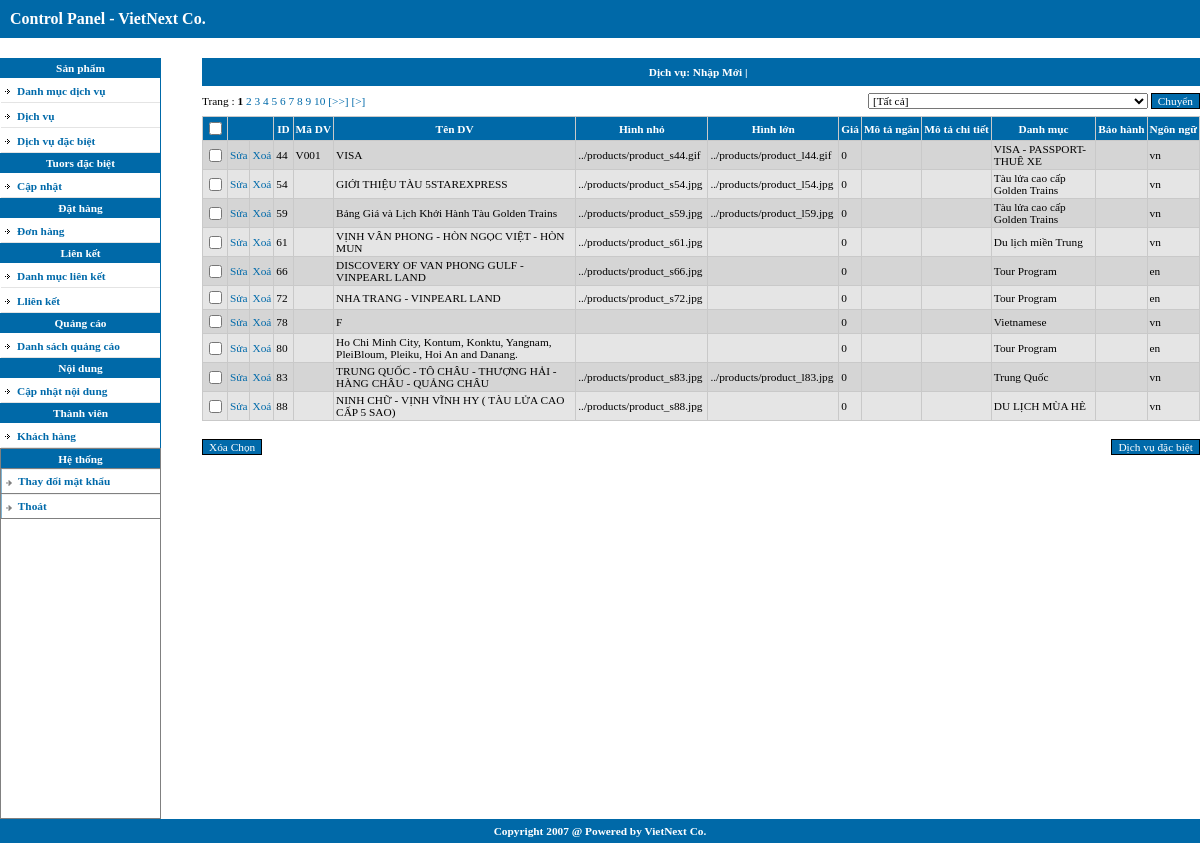
Page /admin/?act=product (signed in) on the committed database.
### tables this page shows
CREATE TABLE `products` (
  `products_id` int(11) NOT NULL auto_increment,
  `products_code` varchar(20) default NULL,
  `products_name` varchar(255) NOT NULL default '',
  `products_image` varchar(64) default NULL,
  `products_image_large` varchar(64) default NULL,
  `products_price` decimal(15,0) NOT NULL default '0',
  `products_date_added` datetime NOT NULL default '0000-00-00 00:00:00',
  `products_date_modified` datetime default NULL,
  `products_status` tinyint(3) NOT NULL default '0',
  `products_ordered` int(11) NOT NULL default '0',
  `products_include` text,
  `products_shortdescription` text,
  `products_description` longtext,
  `categories_id` int(11) NOT NULL default '0',
  `providers_id` int(11) default NULL,
  `donvi_id` varchar(50) default NULL,
  `language` varchar(4) default NULL,
  `products_baohanh` varchar(20) default NULL,
  `products_ungdung` longtext,
  PRIMARY KEY  (`products_id`)
);

CREATE TABLE `categories` (
  `categories_id` int(11) NOT NULL auto_increment,
  `categories_name` varchar(60) NOT NULL default '',
  `categories_image` varchar(64) default NULL,
  `parent_id` int(11) NOT NULL default '0',
  `sort_order` int(3) NOT NULL default '0',
  `categories_notsub` int(11) default '0',
  `categories_status` tinyint(3) NOT NULL default '0',
  `date_added` datetime NOT NULL default '0000-00-00 00:00:00',
  `last_modified` datetime default NULL,
  `categories_description` text,
  `language` varchar(4) default NULL,
  `categories_shortdescription` text,
  PRIMARY KEY  (`categories_id`)
);

### vn/module/module_func.php (called while the page is built, shortened)
<?
function CountRecord($table,$where="")
{
	global $con;
	$result = mysql_query("select count(*) as cnt from $table where $where",$con);
	$row=@mysql_fetch_assoc($result);
	return $row['cnt'];
}
function count_page($total, $n)
{
	return (int)($total/$n)+1;
}
function GetCategoryInfo($catid)
{
    global $con;
	$result = mysql_query("select * from categories where categories_id=$catid limit 1",$con);
	return @mysql_fetch_assoc($result);
}
function GetProviderInfo($id)
{
    global $con;
	$result = mysql_query("select * from providers where providers_id=$id limit 1",$con);
	return @mysql_fetch_assoc($result);
}
function GetConfig($name)
{
    global $con;
	$result = mysql_query("select * from config where config_name='$name'",$con);
	$row=mysql_fetch_assoc($result);
	return $row['config_value'];
}
?>

### admin/admin_func.php (called while the page is built, shortened)
<?
$MAXPAGE=GetConfig('maxpage');
?>

### admin/admin_product.php (the view, shortened to what this page needs)
<table height="28" cellSpacing="0" cellPadding="0" width="100%" border="0">
      <tr align=center>
        <td class="title" width="100%">D&#7883;ch v&#7909;: <a href="./?act=product_m&page=<? echo $page?>&cat=<? echo $_REQUEST['cat']; ?>"><font class="V10pt" color="#ffffff">Nh&#7853;p M&#7899;i</font></a>&nbsp;| &nbsp
	</td>
      </tr>
    </table>
<?
	$page = $_GET["page"];
	$p=0;
	$where="1=1";
?>
<form method="POST" name="frmList" action="index.php">
<?
function taotrang($total,$link,$nitem,$itemcurrent,$step=10)
{	global $con;
	$ret="";
	$pages=count_page($total,$nitem);
	$from=($itemcurrent-$step>0?$itemcurrent-$step:0);
	$to=($itemcurrent+$step<$pages?$itemcurrent+$step:$pages);
	for ($i=$from;$i<$to;$i++)
	{
		if ($i!=$itemcurrent) $ret.='<a href="'.$link.$i.'" class="lslink">'.($i+1).'</a> ';
		else $ret.='<b>'.($i+1).'</b> ';
	}
	if (($itemcurrent<$pages-2) && ($pages>1)) $ret.='<a title="Ti&#7871;p theo" href="'.$link.($itemcurrent+1).'">[&gt;&gt;]</a> ';
	if ($itemcurrent<$pages-1) $ret.='<a title="Cu&#7889;i cùng" href="'.$link.($pages-1).'">[&gt;]</a>';
	return $ret;
}
	$pageindex=taotrang(CountRecord("products",$where),"./?act=product&cat=".$_REQUEST['cat']."&page=",$MAXPAGE,$page);
?>
<table cellspacing="0" cellpadding="0" width="100%">
<tr>
<td class="smallfont">Trang : <? echo $pageindex; ?></td>
<td height="30" align="right" class="smallfont">
	<select size="1" name="ddCat" class="smallfont">
<?
	echo '<option value="">[T&#7845;t c&#7843;]</option>';
?>
	</select>
	<input type="button" value="Chuy&#7875;n" class="button" onclick="window.location='./?act=product&cat='+ddCat.value">
	</td>
</tr>
</table>
<table border="1" cellpadding="2" style="border-collapse: collapse" bordercolor="#C9C9C9" width="100%" id="AutoNumber1">
  <tr>
    <td align=center nowrap class="title"><input type="checkbox" name="chkall" onclick="chkallClick(this);"></td>
    <td colspan="2" nowrap class="title">&nbsp;</td>
    <td align="center" nowrap class="title"><b>ID</b></td>
    <td align="center" nowrap class="title"><b>Mã DV</b></td>
    <td align="center" nowrap class="title"><b>Tên DV</b></td>
    <td align="center" nowrap class="title"><b>Hình nh&#7887;</b></td>
    <td align="center" nowrap class="title"><b>Hình l&#7899;n</b></td>
    <td align="center" nowrap class="title"><b>Giá</b></td>
    <td align="center" nowrap class="title"><b>Mô t&#7843; ng&#7855;n</b></td>
    <td align="center" nowrap class="title"><b>Mô t&#7843; chi ti&#7871;t</b></td>
    <td align="center" nowrap class="title"><b>Danh m&#7909;c</b></td>
    <td align="center" nowrap class="title"><b>B&#7843;o hành</b></td>
    <td align="center" nowrap class="title"><b>Ngôn ng&#7919;</b></td>
  </tr>
  <?php
           	$sql="select * from products where $where order by products_id limit ".($p*$MAXPAGE).",".$MAXPAGE;
        	$result=mysql_query($sql,$con);
        	$i=0;
           	while(($row=mysql_fetch_array($result)))
			{
			$i++;
			if ($i%2) $color="#d5d5d5"; else $color="#e5e5e5";
			$catinfo=GetCategoryInfo($row['categories_id']);
			$providerinfo=GetProviderInfo($row['providers_id']);
  ?>
  <tr>
    <td align="center" bgcolor="<? echo $color; ?>" class="smallfont">
    <input type="checkbox" name="chk[]" value="<? echo $row['products_id']; ?>"></td>
    <td align="center" bgcolor="<? echo $color; ?>" class="smallfont">
    <a href="./?act=product_m&cat=<? echo $_REQUEST['cat']; ?>&id=<? echo $row['products_id']; ?>&page=<? echo $page?>">S&#7917;a</a></td>
    <td align="center" bgcolor="<? echo $color; ?>" class="smallfont">
    <a onclick="return confirm('B&#7841;n có ch&#7855;c ch&#7855;n mu&#7889;n xoá ?');" href="./?act=product&action=del&cat=<? echo $_REQUEST['cat']; ?>&id=<? echo $row['products_id']; ?>">Xoá</a></td>
    <td bgcolor="<? echo $color; ?>" align="left" align="left" class="smallfont"><? echo $row['products_id']; ?>&nbsp;</td>
    <td bgcolor="<? echo $color; ?>" class="smallfont"><? echo $row['products_code']; ?>&nbsp;</td>
    <td bgcolor="<? echo $color; ?>" class="smallfont"><? echo $row['products_name']; ?>&nbsp;</td>
    <td bgcolor="<? echo $color; ?>" class="smallfont"><? echo $row['products_image']; ?>&nbsp;</td>
    <td bgcolor="<? echo $color; ?>" class="smallfont"><? echo $row['products_image_large']; ?>&nbsp;</td>
    <td bgcolor="<? echo $color; ?>" class="smallfont"><? echo $row['products_price']; ?>&nbsp;</td>
    <td bgcolor="<? echo $color; ?>" class="smallfont"><?  ?>&nbsp;</td>
    <td bgcolor="<? echo $color; ?>" class="smallfont"><?  ?>&nbsp;</td>
    <td bgcolor="<? echo $color; ?>" class="smallfont"><? echo $catinfo['categories_name']; ?>&nbsp;</td>
    <td bgcolor="<? echo $color; ?>" class="smallfont"><? echo $row['products_baohanh']; ?>&nbsp;</td>
    <td bgcolor="<? echo $color; ?>" class="smallfont"><? echo $row['language']; ?>&nbsp;</td>
  </tr>
  <?
              	}
  ?>
</table>
&nbsp;<input type="hidden" name="act" value="product"><table border="0" width="100%" cellspacing="0" cellpadding="0" id="table1">
	<tr>
		<td>
<input type="submit" value="Xóa Ch&#7885;n" name="ButDel" onclick="return confirm('B&#7841;n có ch&#7855;c ch&#7855;n mu&#7889;n xoá ?');" class="button"></td>
		<td align="right"><input type="submit" value="D&#7883;ch v&#7909; m&#7899;i" name="ButNew" class="button" style="display: none;">
		<input type="submit" value="D&#7883;ch v&#7909; &#273;&#7863;c bi&#7879;t" name="ButGood" class="button">
</td>
	</tr>
</table>
</form>

### rows in the picture
products: products_id "44", products_code "V001", products_name "VISA", products_image "../products/product_s44.gif", products_image_large "../products/product_l44.gif", products_price "0", categories.categories_name "VISA - PASSPORT- THUÊ XE", language "vn"
products: products_id "54", products_name "GIỚI THIỆU TÀU 5STAREXPRESS", products_image "../products/product_s54.jpg", products_image_large "../products/product_l54.jpg", products_price "0", categories.categories_name "Tàu lửa cao cấp Golden Trains", language "vn"
products: products_id "59", products_name "Bảng Giá và Lịch Khởi Hành Tàu Golden Trains", products_image "../products/product_s59.jpg", products_image_large "../products/product_l59.jpg", products_price "0", categories.categories_name "Tàu lửa cao cấp Golden Trains", language "vn"
products: products_id "61", products_name "VỊNH VÂN PHONG - HÒN NGỌC VIỆT - HÒN MUN", products_image "../products/product_s61.jpg", products_price "0", categories.categories_name "Du lịch miền Trung", language "vn"
products: products_id "66", products_name "DISCOVERY OF VAN PHONG GULF - VINPEARL LAND", products_image "../products/product_s66.jpg", products_price "0", categories.categories_name "Tour Program", language "en"
products: products_id "72", products_name "NHA TRANG - VINPEARL LAND", products_image "../products/product_s72.jpg", products_price "0", categories.categories_name "Tour Program", language "en"
products: products_id "78", products_name "F", products_price "0", categories.categories_name "Vietnamese", language "vn"
products: products_id "80", products_name "Ho Chi Minh City, Kontum, Konktu, Yangnam, PleiBloum, Pleiku, Hoi An and Danang.", products_price "0", categories.categories_name "Tour Program", language "en"
products: products_id "83", products_name "TRUNG QUỐC - TÔ CHÂU - THƯỢNG HẢI - HÀNG CHÂU - QUẢNG CHÂU", products_image "../products/product_s83.jpg", products_image_large "../products/product_l83.jpg", products_price "0", categories.categories_name "Trung Quốc", language "vn"
products: products_id "88", products_name "NINH CHỮ - VỊNH VĨNH HY ( TÀU LỬA CAO CẤP 5 SAO)", products_image "../products/product_s88.jpg", products_price "0", categories.categories_name "DU LỊCH MÙA HÈ", language "vn"
